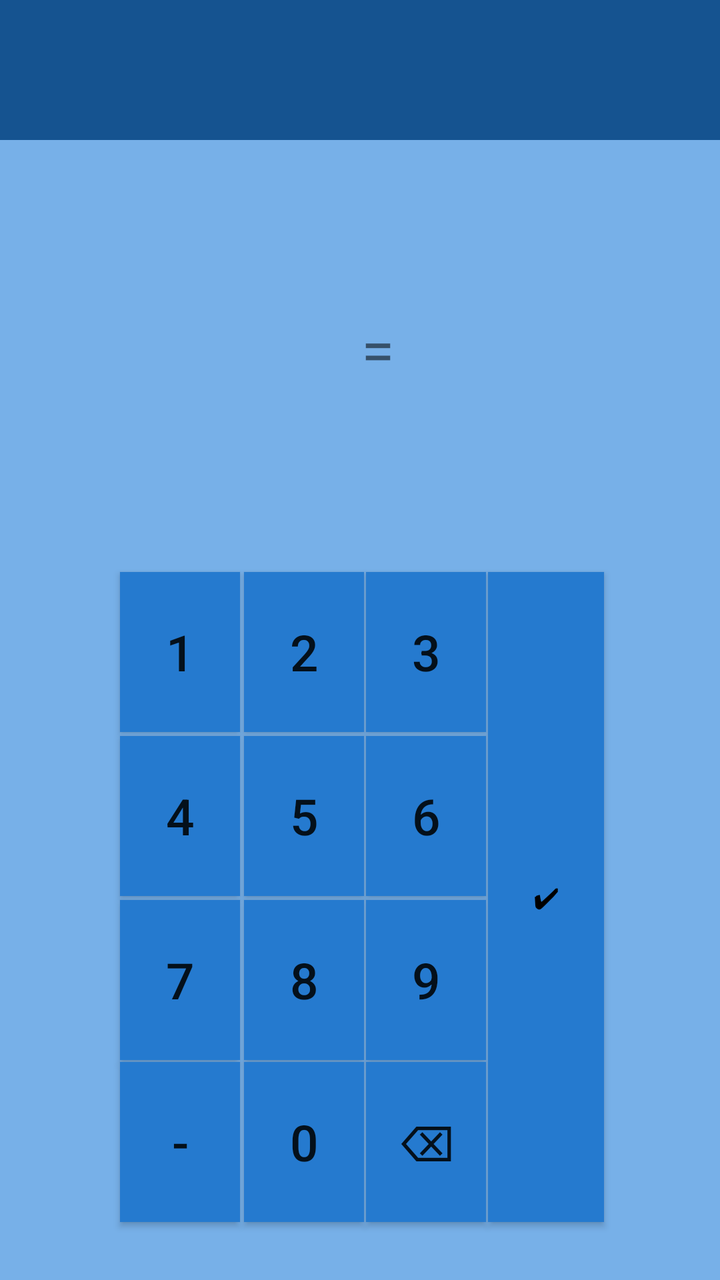
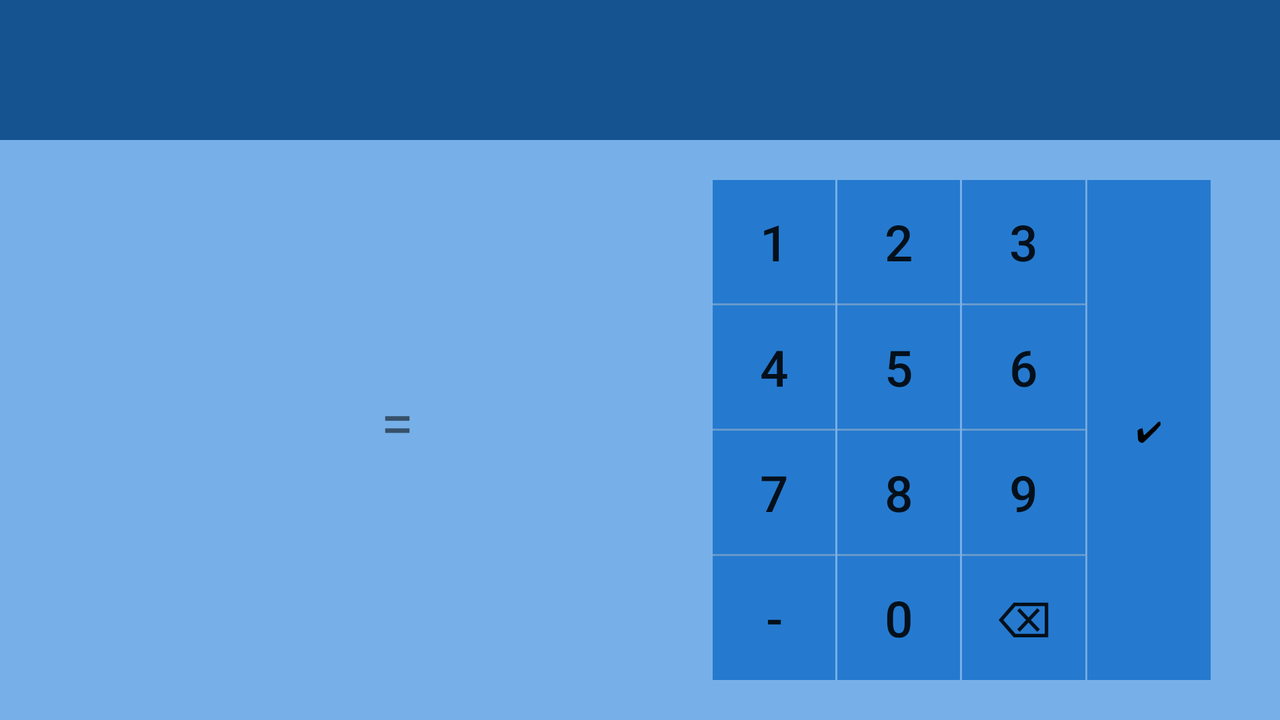

One screen, two layout resources from the same app: the default and the repository's alternative for another configuration. Each is rendered where Android would select it; the XML of both is given below.
<!-- AndroidManifest.xml: application theme Theme.QuickMath -->
<!-- res/layout/fragment_starting.xml -->
<?xml version="1.0" encoding="utf-8"?>
<androidx.constraintlayout.widget.ConstraintLayout xmlns:android="http://schemas.android.com/apk/res/android"
    xmlns:app="http://schemas.android.com/apk/res-auto"
    xmlns:tools="http://schemas.android.com/tools"
    android:layout_width="match_parent"
    android:layout_height="match_parent"
    android:background="@color/bluewhite2"
    tools:context=".presentation.Starting">


    <TextView
        android:id="@+id/expression"
        android:layout_width="140dp"
        android:layout_height="50dp"
        android:layout_alignParentStart="true"
        android:layout_alignParentTop="true"
        android:gravity="right"
        android:textSize="27sp"
        app:layout_constraintBottom_toBottomOf="parent"
        app:layout_constraintEnd_toEndOf="parent"
        app:layout_constraintHorizontal_bias="0.154"
        app:layout_constraintStart_toStartOf="parent"
        app:layout_constraintTop_toTopOf="parent"
        app:layout_constraintVertical_bias="0.261"
        tools:ignore="MissingConstraints" />

    <TextView
        android:id="@+id/stopWatch"
        android:layout_width="match_parent"
        android:layout_height="67dp"
        android:layout_alignParentStart="false"
        android:layout_alignParentTop="false"
        android:layout_alignParentBottom="true"
        android:layout_centerHorizontal="false"
        android:gravity="center"
        android:textSize="25sp"
        app:layout_constraintBottom_toBottomOf="parent"
        app:layout_constraintEnd_toEndOf="parent"
        app:layout_constraintHorizontal_bias="0.0"
        app:layout_constraintStart_toStartOf="parent"
        app:layout_constraintTop_toTopOf="parent"
        app:layout_constraintVertical_bias="0.118"
        tools:ignore="MissingConstraints" />

    <TextView
        android:id="@+id/count"
        android:layout_width="match_parent"
        android:layout_height="70dp"
        android:layout_alignParentStart="true"
        android:layout_alignParentTop="true"
        android:layout_alignParentBottom="true"
        android:background="@color/blue2"
        android:gravity="center"
        android:textColor="@color/white"
        android:textSize="30sp"
        app:layout_constraintBottom_toBottomOf="parent"
        app:layout_constraintEnd_toEndOf="parent"
        app:layout_constraintHorizontal_bias="0.0"
        app:layout_constraintLeft_toRightOf="@+id/stopWatch"
        app:layout_constraintStart_toStartOf="parent"
        app:layout_constraintTop_toTopOf="parent"
        app:layout_constraintVertical_bias="0.0"
        tools:ignore="MissingConstraints" />

    <TextView
        android:id="@+id/answer"
        android:layout_width="100dp"
        android:layout_height="50dp"
        android:layout_alignParentStart="true"
        android:layout_alignParentTop="true"
        android:layout_alignParentEnd="true"
        android:layout_alignParentBottom="true"
        android:text=""
        android:textSize="30sp"
        app:layout_constraintBottom_toBottomOf="parent"
        app:layout_constraintEnd_toEndOf="parent"
        app:layout_constraintHorizontal_bias="0.8"
        app:layout_constraintStart_toStartOf="parent"
        app:layout_constraintTop_toTopOf="parent"
        app:layout_constraintVertical_bias="0.261"
        tools:ignore="MissingConstraints" />

    <TextView
        android:id="@+id/text_view_equal"
        android:layout_width="wrap_content"
        android:layout_height="50dp"
        android:layout_alignParentStart="true"
        android:layout_alignParentTop="true"
        android:text="@string/equal"
        android:textSize="30sp"
        app:layout_constraintBottom_toBottomOf="parent"
        app:layout_constraintEnd_toEndOf="parent"
        app:layout_constraintHorizontal_bias="0.526"
        app:layout_constraintStart_toStartOf="parent"
        app:layout_constraintTop_toTopOf="parent"
        app:layout_constraintVertical_bias="0.261"
        tools:ignore="MissingConstraints" />

    <androidx.appcompat.widget.AppCompatButton
        android:textSize="25sp"
        android:id="@+id/btn_one"
        android:layout_width="60dp"
        android:layout_height="80dp"
        android:layout_alignParentStart="true"
        android:layout_alignParentTop="true"
        android:layout_alignParentEnd="true"
        android:layout_alignParentBottom="true"
        android:layout_marginStart="60dp"
        android:layout_marginTop="286dp"
        android:layout_marginEnd="1dp"
        android:layout_marginBottom="1dp"
        android:background="@color/blue1"
        android:text="@string/one"
        app:layout_constraintBottom_toTopOf="@+id/btn_four"
        app:layout_constraintEnd_toStartOf="@+id/btn_two"
        app:layout_constraintStart_toStartOf="parent"
        app:layout_constraintTop_toTopOf="parent" />

    <androidx.appcompat.widget.AppCompatButton
        android:textSize="25sp"
        android:id="@+id/btn_eight"
        android:layout_width="60dp"
        android:layout_height="80dp"
        android:layout_alignParentStart="true"
        android:layout_alignParentTop="true"
        android:layout_alignParentEnd="true"
        android:layout_alignParentBottom="true"
        android:layout_marginStart="1dp"
        android:layout_marginTop="1dp"
        android:layout_marginEnd="1dp"
        android:layout_marginBottom="1dp"
        android:background="@color/blue1"
        android:text="@string/eight"
        app:layout_constraintBottom_toTopOf="@+id/btn_zero"
        app:layout_constraintEnd_toStartOf="@+id/btn_nine"
        app:layout_constraintStart_toEndOf="@+id/btn_seven"
        app:layout_constraintTop_toBottomOf="@+id/btn_five"
        tools:ignore="MissingConstraints" />


    <androidx.appcompat.widget.AppCompatButton
        android:id="@+id/btn_seven"
        android:layout_width="60dp"
        android:layout_height="80dp"
        android:layout_alignParentStart="true"
        android:layout_alignParentTop="true"
        android:layout_alignParentEnd="true"
        android:layout_alignParentBottom="true"
        android:layout_marginStart="60dp"
        android:layout_marginTop="1dp"
        android:layout_marginEnd="1dp"
        android:layout_marginBottom="1dp"
        android:background="@color/blue1"
        android:text="@string/seven"
        android:textSize="25sp"
        app:layout_constraintBottom_toTopOf="@+id/btn_zero"
        app:layout_constraintEnd_toStartOf="@+id/btn_eight"
        app:layout_constraintStart_toStartOf="parent"
        app:layout_constraintTop_toBottomOf="@+id/btn_four" />


    <androidx.appcompat.widget.AppCompatButton
        android:id="@+id/btn_minus"
        android:layout_width="60dp"
        android:layout_height="80dp"
        android:layout_marginStart="60dp"
        android:layout_marginTop="1dp"
        android:layout_marginEnd="1dp"
        android:background="@color/blue1"
        android:text="-"
        android:textSize="25sp"
        app:layout_constraintEnd_toStartOf="@+id/btn_zero"
        app:layout_constraintStart_toStartOf="parent"
        app:layout_constraintTop_toBottomOf="@+id/btn_seven"
        tools:ignore="MissingConstraints" />

    <androidx.appcompat.widget.AppCompatButton
        android:textSize="25sp"
        android:id="@+id/btn_six"
        android:layout_width="60dp"
        android:layout_height="80dp"
        android:layout_alignParentStart="true"
        android:layout_alignParentTop="true"
        android:layout_alignParentEnd="true"
        android:layout_centerVertical="true"
        android:layout_marginStart="1dp"
        android:layout_marginTop="1dp"
        android:layout_marginBottom="1dp"
        android:background="@color/blue1"
        android:text="@string/six"
        app:layout_constraintBottom_toTopOf="@+id/btn_nine"
        app:layout_constraintStart_toEndOf="@+id/btn_five"
        app:layout_constraintTop_toBottomOf="@+id/btn_three" />

    <androidx.appcompat.widget.AppCompatButton
        android:textSize="25sp"
        android:id="@+id/btn_five"
        android:layout_width="60dp"
        android:layout_height="80dp"
        android:layout_alignParentStart="true"
        android:layout_alignParentTop="true"
        android:layout_alignParentEnd="true"
        android:layout_centerVertical="true"
        android:layout_marginStart="1dp"
        android:layout_marginTop="1dp"
        android:layout_marginEnd="1dp"
        android:layout_marginBottom="1dp"
        android:background="@color/blue1"
        android:text="@string/five"
        app:layout_constraintBottom_toTopOf="@+id/btn_eight"
        app:layout_constraintEnd_toStartOf="@+id/btn_six"
        app:layout_constraintStart_toEndOf="@+id/btn_four"
        app:layout_constraintTop_toBottomOf="@+id/btn_two" />

    <androidx.appcompat.widget.AppCompatButton
        android:textSize="25sp"
        android:id="@+id/btn_four"
        android:layout_width="60dp"
        android:layout_height="80dp"
        android:layout_alignParentStart="true"
        android:layout_alignParentTop="true"
        android:layout_alignParentEnd="true"
        android:layout_centerVertical="true"
        android:layout_marginStart="60dp"
        android:layout_marginTop="1dp"
        android:layout_marginEnd="1dp"
        android:layout_marginBottom="1dp"
        android:background="@color/blue1"
        android:text="@string/four"
        app:layout_constraintBottom_toTopOf="@+id/btn_seven"
        app:layout_constraintEnd_toStartOf="@+id/btn_five"
        app:layout_constraintStart_toStartOf="parent"
        app:layout_constraintTop_toBottomOf="@+id/btn_one" />

    <androidx.appcompat.widget.AppCompatButton
        android:textSize="25sp"
        android:id="@+id/btn_nine"
        android:layout_width="60dp"
        android:layout_height="80dp"
        android:layout_alignParentStart="true"
        android:layout_alignParentTop="true"
        android:layout_alignParentEnd="true"
        android:layout_alignParentBottom="true"
        android:layout_marginStart="1dp"
        android:layout_marginTop="1dp"
        android:layout_marginBottom="1dp"
        android:background="@color/blue1"
        android:text="@string/nine"
        app:layout_constraintBottom_toTopOf="@+id/btn_delete_last"
        app:layout_constraintStart_toEndOf="@+id/btn_eight"
        app:layout_constraintTop_toBottomOf="@+id/btn_six"
        tools:ignore="MissingConstraints" />

    <androidx.appcompat.widget.AppCompatButton
        android:id="@+id/btn_delete_last"
        android:layout_width="60dp"
        android:layout_height="80dp"
        android:layout_alignParentStart="true"
        android:layout_alignParentTop="true"
        android:layout_alignParentEnd="true"
        android:layout_alignParentBottom="true"
        android:layout_marginStart="1dp"
        android:layout_marginTop="1dp"
        android:background="@color/blue1"
        android:text="@string/delete"
        android:textSize="25sp"
        app:layout_constraintStart_toEndOf="@+id/btn_zero"
        app:layout_constraintTop_toBottomOf="@+id/btn_nine" />

    <androidx.appcompat.widget.AppCompatButton
        android:textSize="25sp"
        android:id="@+id/btn_three"
        android:layout_width="60dp"
        android:layout_height="80dp"
        android:layout_alignParentStart="true"
        android:layout_alignParentTop="true"
        android:layout_alignParentEnd="true"
        android:layout_alignParentBottom="true"
        android:layout_marginStart="1dp"
        android:layout_marginTop="286dp"
        android:layout_marginBottom="1dp"
        android:background="@color/blue1"
        android:text="@string/three"
        app:layout_constraintBottom_toTopOf="@+id/btn_six"
        app:layout_constraintStart_toEndOf="@+id/btn_two"
        app:layout_constraintTop_toTopOf="parent" />

    <androidx.appcompat.widget.AppCompatButton
        android:textSize="25sp"
        android:id="@+id/btn_two"
        android:layout_width="60dp"
        android:layout_height="80dp"
        android:layout_alignParentStart="true"
        android:layout_alignParentTop="true"
        android:layout_alignParentEnd="true"
        android:layout_alignParentBottom="true"
        android:layout_marginStart="1dp"
        android:layout_marginTop="286dp"
        android:layout_marginEnd="1dp"
        android:layout_marginBottom="1dp"
        android:background="@color/blue1"
        android:text="@string/two"
        app:layout_constraintBottom_toTopOf="@+id/btn_five"
        app:layout_constraintEnd_toStartOf="@+id/btn_three"
        app:layout_constraintStart_toEndOf="@+id/btn_one"
        app:layout_constraintTop_toTopOf="parent" />

    <androidx.appcompat.widget.AppCompatButton
        android:id="@+id/btn_zero"
        android:layout_width="60dp"
        android:layout_height="80dp"
        android:layout_alignParentStart="true"
        android:layout_alignParentTop="true"
        android:layout_alignParentEnd="true"
        android:layout_alignParentBottom="true"
        android:layout_marginStart="1dp"
        android:layout_marginTop="1dp"
        android:layout_marginEnd="44dp"
        android:background="@color/blue1"
        android:text="@string/zero"
        android:textSize="25sp"
        app:layout_constraintEnd_toStartOf="@+id/btn_delete_last"
        app:layout_constraintStart_toEndOf="@+id/btn_minus"
        app:layout_constraintTop_toBottomOf="@+id/btn_eight" />

    <androidx.appcompat.widget.AppCompatButton
        android:id="@+id/Btn_Next"
        android:layout_width="58dp"
        android:layout_height="325dp"
        android:layout_alignParentStart="true"
        android:layout_alignParentTop="true"
        android:layout_alignParentEnd="true"
        android:layout_alignParentBottom="true"
        android:layout_marginStart="1dp"
        android:layout_marginTop="286dp"
        android:background="@color/blue1"
        android:text="@string/next"
        android:textColor="#000000"
        app:layout_constraintStart_toEndOf="@+id/btn_six"
        app:layout_constraintTop_toTopOf="parent"
        tools:ignore="MissingConstraints" />


</androidx.constraintlayout.widget.ConstraintLayout>
<!-- resources referenced by this layout -->
<resources>
  <color name="blue1">#257acf</color>
  <color name="blue2">#155390</color>
  <color name="bluewhite2">#77b0e8</color>
  <color name="white">#FFFFFFFF</color>
  <string name="delete">⌫</string>
  <string name="eight">8</string>
  <string name="equal">=</string>
  <string name="five">5</string>
  <string name="four">4</string>
  <string name="next">✔</string>
  <string name="nine">9</string>
  <string name="one">1</string>
  <string name="seven">7</string>
  <string name="six">6</string>
  <string name="three">3</string>
  <string name="two">2</string>
  <string name="zero">0</string>
  <style name="Theme.QuickMath" parent="Theme.MaterialComponents.DayNight.NoActionBar">
  
          
          <item name="colorPrimary">@color/bluewhite2</item>
          <item name="colorPrimaryVariant">@color/blue2</item>
          <item name="colorOnPrimary">@color/white</item>
          
          <item name="colorSecondary">@color/teal_200</item>
          <item name="colorSecondaryVariant">@color/teal_700</item>
          <item name="colorOnSecondary">@color/black</item>
          
          <item name="android:statusBarColor" tools:targetApi="l">?attr/colorPrimaryVariant</item>
          
      </style>
  <color name="teal_200">#FF03DAC5</color>
  <color name="teal_700">#FF018786</color>
  <color name="black">#FF000000</color>
</resources>
<!-- res/layout-land/fragment_starting.xml (the repository's variant of the layout above) -->
<!-- drawn on the phone turned sideways -->
<?xml version="1.0" encoding="utf-8"?>
<androidx.constraintlayout.widget.ConstraintLayout xmlns:android="http://schemas.android.com/apk/res/android"
    xmlns:app="http://schemas.android.com/apk/res-auto"
    xmlns:tools="http://schemas.android.com/tools"
    android:layout_width="match_parent"
    android:layout_height="match_parent"
    android:background="@color/bluewhite2"
    tools:context=".presentation.Starting">


    <TextView
        android:id="@+id/expression"
        android:layout_width="140dp"
        android:layout_height="50dp"
        android:layout_alignParentStart="true"
        android:layout_alignParentTop="true"
        android:gravity="right"
        android:textSize="27sp"
        app:layout_constraintBottom_toBottomOf="parent"
        app:layout_constraintEnd_toEndOf="parent"
        app:layout_constraintHorizontal_bias="0.079"
        app:layout_constraintStart_toStartOf="parent"
        app:layout_constraintTop_toTopOf="parent"
        app:layout_constraintVertical_bias="0.614"
        tools:ignore="MissingConstraints" />

    <TextView
        android:id="@+id/count"
        android:layout_width="match_parent"
        android:layout_height="70dp"
        android:layout_alignParentStart="true"
        android:layout_alignParentTop="true"
        android:layout_alignParentBottom="true"
        android:background="@color/blue2"
        android:gravity="center"
        android:textColor="@color/white"
        android:textSize="30sp"
        app:layout_constraintBottom_toBottomOf="parent"
        app:layout_constraintEnd_toEndOf="parent"
        app:layout_constraintHorizontal_bias="0.0"
        app:layout_constraintLeft_toRightOf="@+id/stopWatch"
        app:layout_constraintStart_toStartOf="parent"
        app:layout_constraintTop_toTopOf="parent"
        app:layout_constraintVertical_bias="0.0"
        tools:ignore="MissingConstraints" />


    <TextView
        android:id="@+id/stopWatch"
        android:layout_width="222dp"
        android:layout_height="62dp"
        android:layout_alignParentStart="false"
        android:layout_alignParentTop="false"
        android:layout_alignParentBottom="true"
        android:layout_centerHorizontal="false"
        android:gravity="center"
        android:textSize="25sp"
        app:layout_constraintBottom_toBottomOf="parent"
        app:layout_constraintEnd_toEndOf="parent"
        app:layout_constraintHorizontal_bias="0.2"
        app:layout_constraintStart_toStartOf="parent"
        app:layout_constraintTop_toTopOf="parent"
        app:layout_constraintVertical_bias="0.309"
        tools:ignore="MissingConstraints" />

    <TextView
        android:id="@+id/answer"
        android:layout_width="100dp"
        android:layout_height="50dp"
        android:layout_alignParentStart="true"
        android:layout_alignParentTop="true"
        android:layout_alignParentEnd="true"
        android:layout_alignParentBottom="true"
        android:text=""
        android:textSize="30sp"
        app:layout_constraintBottom_toBottomOf="parent"
        app:layout_constraintEnd_toEndOf="parent"
        app:layout_constraintHorizontal_bias="0.408"
        app:layout_constraintStart_toStartOf="parent"
        app:layout_constraintTop_toTopOf="parent"
        app:layout_constraintVertical_bias="0.614"
        tools:ignore="MissingConstraints" />

    <TextView
        android:id="@+id/text_view_equal"
        android:layout_width="wrap_content"
        android:layout_height="50dp"
        android:layout_alignParentStart="true"
        android:layout_alignParentTop="true"
        android:text="@string/equal"
        android:textSize="30sp"
        app:layout_constraintBottom_toBottomOf="parent"
        app:layout_constraintEnd_toEndOf="parent"
        app:layout_constraintHorizontal_bias="0.305"
        app:layout_constraintStart_toStartOf="parent"
        app:layout_constraintTop_toTopOf="parent"
        app:layout_constraintVertical_bias="0.614"
        tools:ignore="MissingConstraints" />

    <LinearLayout
        android:layout_width="250dp"
        android:layout_height="250dp"
        android:orientation="horizontal"
        app:layout_constraintBottom_toBottomOf="parent"
        app:layout_constraintEnd_toEndOf="parent"
        app:layout_constraintStart_toEndOf="@+id/answer"
        app:layout_constraintTop_toBottomOf="@+id/count">


        <LinearLayout
            android:layout_width="0dp"
            android:layout_height="match_parent"
            android:layout_marginLeft="1dp"
            android:layout_weight="1"
            android:orientation="vertical">

            <androidx.appcompat.widget.AppCompatButton
                android:id="@+id/btn_one"
                android:layout_width="match_parent"
                android:layout_height="0dp"
                android:layout_weight="1"
                android:background="@color/blue1"
                android:text="@string/one"
                android:textSize="25sp" />

            <androidx.appcompat.widget.AppCompatButton
                android:id="@+id/btn_four"
                android:layout_width="match_parent"
                android:layout_height="0dp"
                android:layout_marginTop="1dp"
                android:layout_weight="1"
                android:background="@color/blue1"
                android:text="@string/four"
                android:textSize="25sp" />

            <androidx.appcompat.widget.AppCompatButton
                android:id="@+id/btn_seven"
                android:layout_width="match_parent"
                android:layout_height="0dp"
                android:layout_marginTop="1dp"
                android:layout_weight="1"
                android:background="@color/blue1"
                android:text="@string/seven"
                android:textSize="25sp" />

            <androidx.appcompat.widget.AppCompatButton
                android:id="@+id/btn_minus"
                android:layout_width="match_parent"
                android:layout_height="0dp"
                android:layout_marginTop="1dp"
                android:layout_weight="1"
                android:background="@color/blue1"
                android:text="-"
                android:textSize="25sp" />


        </LinearLayout>

        <LinearLayout
            android:layout_width="0dp"
            android:layout_height="match_parent"
            android:layout_marginLeft="1dp"
            android:layout_weight="1"
            android:orientation="vertical">

            <androidx.appcompat.widget.AppCompatButton
                android:id="@+id/btn_two"
                android:layout_width="match_parent"
                android:layout_height="0dp"
                android:layout_weight="1"
                android:background="@color/blue1"
                android:text="@string/two"
                android:textSize="25sp" />

            <androidx.appcompat.widget.AppCompatButton
                android:id="@+id/btn_five"
                android:layout_width="match_parent"
                android:layout_height="0dp"
                android:layout_marginTop="1dp"
                android:layout_weight="1"
                android:background="@color/blue1"
                android:text="@string/five"
                android:textSize="25sp" />

            <androidx.appcompat.widget.AppCompatButton
                android:id="@+id/btn_eight"
                android:layout_width="match_parent"
                android:layout_height="0dp"
                android:layout_marginTop="1dp"
                android:layout_weight="1"
                android:background="@color/blue1"
                android:text="@string/eight"
                android:textSize="25sp" />

            <androidx.appcompat.widget.AppCompatButton
                android:id="@+id/btn_zero"
                android:layout_width="match_parent"
                android:layout_height="0dp"
                android:layout_marginTop="1dp"
                android:layout_weight="1"
                android:background="@color/blue1"
                android:text="@string/zero"
                android:textSize="25sp" />


        </LinearLayout>

        <LinearLayout
            android:layout_width="0dp"
            android:layout_height="match_parent"
            android:layout_marginLeft="1dp"
            android:layout_weight="1"
            android:orientation="vertical">

            <androidx.appcompat.widget.AppCompatButton
                android:id="@+id/btn_three"
                android:layout_width="match_parent"
                android:layout_height="0dp"
                android:layout_weight="1"
                android:background="@color/blue1"
                android:text="@string/three"
                android:textSize="25sp" />

            <androidx.appcompat.widget.AppCompatButton
                android:id="@+id/btn_six"
                android:layout_width="match_parent"
                android:layout_height="0dp"
                android:layout_marginTop="1dp"
                android:layout_weight="1"
                android:background="@color/blue1"
                android:text="@string/six"
                android:textSize="25sp" />

            <androidx.appcompat.widget.AppCompatButton
                android:id="@+id/btn_nine"
                android:layout_width="match_parent"
                android:layout_height="0dp"
                android:layout_marginTop="1dp"
                android:layout_weight="1"
                android:background="@color/blue1"
                android:text="@string/nine"
                android:textSize="25sp" />

            <androidx.appcompat.widget.AppCompatButton
                android:id="@+id/btn_delete_last"
                android:layout_width="match_parent"
                android:layout_height="0dp"
                android:layout_marginTop="1dp"
                android:layout_weight="1"
                android:background="@color/blue1"
                android:text="@string/delete"
                android:textSize="25sp" />


        </LinearLayout>

        <androidx.appcompat.widget.AppCompatButton
            android:id="@+id/Btn_Next"
            android:layout_width="0dp"
            android:layout_height="match_parent"
            android:layout_marginLeft="1dp"
            android:layout_weight="1"
            android:background="@color/blue1"
            android:text="@string/next"
            android:textColor="#000000" />


    </LinearLayout>



</androidx.constraintlayout.widget.ConstraintLayout>
